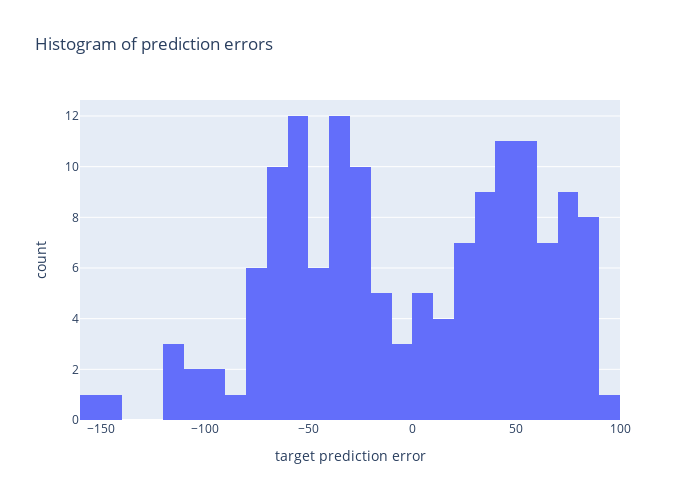

The notebook cell saved with this chart:
### Code cell
check.run(test, clf)

### Figure 1 — Plotly figure (JSON) as saved in the notebook; plotly's stock layout.template omitted (floating-point values rounded to 4 significant figures; data arrays with more than 128 entries replaced by an {"elided": "..."} marker saying what was removed)
{"data": [{"alignmentgroup": "True", "bingroup": "x", "hovertemplate": "target prediction error=%{x}<br>count=%{y}<extra></extra>", "legendgroup": "", "marker": {"color": "#636efa", "pattern": {"shape": ""}}, "name": "", "nbinsx": 40, "offsetgroup": "", "orientation": "v", "showlegend": false, "type": "histogram", "x": {"elided": "146 float values"}, "xaxis": "x", "yaxis": "y"}], "layout": {"barmode": "relative", "height": 500, "legend": {"tracegroupgap": 0}, "title": {"text": "Histogram of prediction errors"}, "width": 700, "xaxis": {"anchor": "y", "domain": [0, 1], "title": {"text": "target prediction error"}}, "yaxis": {"anchor": "x", "domain": [0, 1], "title": {"text": "count"}}}}
